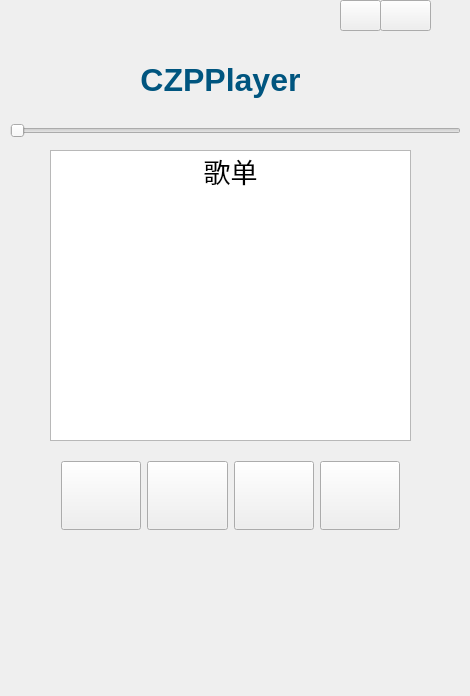
<?xml version="1.0" encoding="UTF-8"?>
<ui version="4.0">
 <class>Widget</class>
 <widget class="QWidget" name="Widget">
  <property name="geometry">
   <rect>
    <x>0</x>
    <y>0</y>
    <width>470</width>
    <height>696</height>
   </rect>
  </property>
  <property name="windowTitle">
   <string>Widget</string>
  </property>
  <property name="styleSheet">
   <string notr="true"/>
  </property>
  <widget class="QSlider" name="horizontalSlider">
   <property name="geometry">
    <rect>
     <x>10</x>
     <y>110</y>
     <width>451</width>
     <height>41</height>
    </rect>
   </property>
   <property name="minimumSize">
    <size>
     <width>40</width>
     <height>40</height>
    </size>
   </property>
   <property name="styleSheet">
    <string notr="true">selection-background-color: rgb(240, 240, 240);</string>
   </property>
   <property name="orientation">
    <enum>Qt::Horizontal</enum>
   </property>
  </widget>
  <widget class="QLabel" name="label">
   <property name="geometry">
    <rect>
     <x>40</x>
     <y>40</y>
     <width>361</width>
     <height>81</height>
    </rect>
   </property>
   <property name="minimumSize">
    <size>
     <width>40</width>
     <height>40</height>
    </size>
   </property>
   <property name="styleSheet">
    <string notr="true">font: 75 italic 9pt &quot;Algerian&quot;;</string>
   </property>
   <property name="text">
    <string>&lt;!DOCTYPE HTML PUBLIC &quot;-//W3C//DTD HTML 4.0//EN&quot; &quot;http://www.w3.org/TR/REC-html40/strict.dtd&quot;&gt;
&lt;html&gt;&lt;head&gt;&lt;meta name=&quot;qrichtext&quot; content=&quot;1&quot; /&gt;&lt;style type=&quot;text/css&quot;&gt;
p, li { white-space: pre-wrap; }
&lt;/style&gt;&lt;/head&gt;&lt;body style=&quot; font-family:'Algerian'; font-size:9pt; font-weight:72; font-style:italic;&quot;&gt;
&lt;p align=&quot;center&quot; style=&quot; margin-top:12px; margin-bottom:12px; margin-left:0px; margin-right:0px; -qt-block-indent:0; text-indent:0px;&quot;&gt;&lt;span style=&quot; font-family:'SimSun'; font-size:24pt; font-weight:600; font-style:normal; color:#00557f;&quot;&gt;CZPPlayer&lt;/span&gt;&lt;/p&gt;&lt;/body&gt;&lt;/html&gt;</string>
   </property>
  </widget>
  <widget class="QWidget" name="layoutWidget">
   <property name="geometry">
    <rect>
     <x>50</x>
     <y>450</y>
     <width>361</width>
     <height>91</height>
    </rect>
   </property>
   <layout class="QHBoxLayout" name="horizontalLayout">
    <item>
     <widget class="QPushButton" name="toolButton_Last">
      <property name="minimumSize">
       <size>
        <width>30</width>
        <height>30</height>
       </size>
      </property>
      <property name="maximumSize">
       <size>
        <width>150</width>
        <height>150</height>
       </size>
      </property>
      <property name="toolTip">
       <string>&lt;html&gt;&lt;head/&gt;&lt;body&gt;&lt;p align=&quot;center&quot;&gt;&lt;img src=&quot;:/images/back.png&quot;/&gt;&lt;/p&gt;&lt;/body&gt;&lt;/html&gt;</string>
      </property>
      <property name="styleSheet">
       <string notr="true">border-image: url(:/images/back.png);</string>
      </property>
      <property name="text">
       <string/>
      </property>
     </widget>
    </item>
    <item>
     <widget class="QPushButton" name="toolButton_Play">
      <property name="minimumSize">
       <size>
        <width>30</width>
        <height>30</height>
       </size>
      </property>
      <property name="maximumSize">
       <size>
        <width>150</width>
        <height>150</height>
       </size>
      </property>
      <property name="styleSheet">
       <string notr="true">border-image: url(:/images/pause.png);</string>
      </property>
      <property name="text">
       <string/>
      </property>
     </widget>
    </item>
    <item>
     <widget class="QPushButton" name="toolButton_Stop">
      <property name="minimumSize">
       <size>
        <width>30</width>
        <height>30</height>
       </size>
      </property>
      <property name="maximumSize">
       <size>
        <width>150</width>
        <height>150</height>
       </size>
      </property>
      <property name="styleSheet">
       <string notr="true">border-image: url(:/images/play.png);</string>
      </property>
      <property name="text">
       <string/>
      </property>
     </widget>
    </item>
    <item>
     <widget class="QPushButton" name="toolButton_Next">
      <property name="enabled">
       <bool>true</bool>
      </property>
      <property name="minimumSize">
       <size>
        <width>30</width>
        <height>30</height>
       </size>
      </property>
      <property name="maximumSize">
       <size>
        <width>150</width>
        <height>150</height>
       </size>
      </property>
      <property name="styleSheet">
       <string notr="true">border-image: url(:/images/next.png);</string>
      </property>
      <property name="text">
       <string/>
      </property>
     </widget>
    </item>
   </layout>
  </widget>
  <widget class="QListWidget" name="listWidget">
   <property name="geometry">
    <rect>
     <x>50</x>
     <y>150</y>
     <width>361</width>
     <height>291</height>
    </rect>
   </property>
   <property name="styleSheet">
    <string notr="true">border-image: url(:/images/background3.jpg);</string>
   </property>
   <item>
    <property name="text">
     <string>歌单</string>
    </property>
    <property name="toolTip">
     <string>歌单</string>
    </property>
    <property name="font">
     <font>
      <family>Agency FB</family>
      <pointsize>20</pointsize>
     </font>
    </property>
    <property name="textAlignment">
     <set>AlignHCenter|AlignVCenter|AlignCenter</set>
    </property>
    <property name="background">
     <brush brushstyle="NoBrush">
      <color alpha="255">
       <red>0</red>
       <green>85</green>
       <blue>255</blue>
      </color>
     </brush>
    </property>
   </item>
  </widget>
  <widget class="QPushButton" name="miniButton">
   <property name="geometry">
    <rect>
     <x>340</x>
     <y>0</y>
     <width>41</width>
     <height>31</height>
    </rect>
   </property>
   <property name="styleSheet">
    <string notr="true">border-image: url(:/images/mini.png);
</string>
   </property>
   <property name="text">
    <string/>
   </property>
  </widget>
  <widget class="QPushButton" name="closeButton">
   <property name="geometry">
    <rect>
     <x>380</x>
     <y>0</y>
     <width>51</width>
     <height>31</height>
    </rect>
   </property>
   <property name="styleSheet">
    <string notr="true">border-image: url(:/images/close.png);</string>
   </property>
   <property name="text">
    <string/>
   </property>
  </widget>
  <action name="action_Import">
   <property name="text">
    <string>导入本地歌曲</string>
   </property>
   <property name="shortcut">
    <string>Ctrl+I</string>
   </property>
  </action>
  <action name="action_Last">
   <property name="text">
    <string>上一首</string>
   </property>
   <property name="shortcut">
    <string>Ctrl+Left</string>
   </property>
  </action>
  <action name="action_Play">
   <property name="checked">
    <bool>false</bool>
   </property>
   <property name="text">
    <string>播放</string>
   </property>
   <property name="shortcut">
    <string>Ctrl+F4</string>
   </property>
  </action>
  <action name="action_Stop">
   <property name="text">
    <string>暂停</string>
   </property>
   <property name="shortcut">
    <string>Ctrl+F2</string>
   </property>
  </action>
  <action name="action_Next">
   <property name="text">
    <string>下一首</string>
   </property>
   <property name="shortcut">
    <string>Ctrl+Right</string>
   </property>
  </action>
  <action name="action_SoundPlus">
   <property name="text">
    <string>音量+(20%)</string>
   </property>
   <property name="shortcut">
    <string>Ctrl+Up</string>
   </property>
  </action>
  <action name="action_SoundReduce">
   <property name="text">
    <string>音量-(20%)</string>
   </property>
   <property name="shortcut">
    <string>Ctrl+Down</string>
   </property>
  </action>
  <action name="action_Support">
   <property name="text">
    <string>关于酷狗听听</string>
   </property>
   <property name="shortcut">
    <string>Ctrl+F1</string>
   </property>
  </action>
  <action name="action_About">
   <property name="text">
    <string>关于我们</string>
   </property>
   <property name="shortcut">
    <string>Ctrl+U</string>
   </property>
  </action>
  <action name="action_Quit">
   <property name="text">
    <string>退出</string>
   </property>
   <property name="shortcut">
    <string>Ctrl+Q</string>
   </property>
  </action>
  <action name="action_Mode1">
   <property name="text">
    <string>循环播放</string>
   </property>
   <property name="shortcut">
    <string>Ctrl+1</string>
   </property>
  </action>
  <action name="action_Mode2">
   <property name="text">
    <string>随机播放</string>
   </property>
   <property name="shortcut">
    <string>Ctrl+2</string>
   </property>
  </action>
  <action name="action_Mode3">
   <property name="text">
    <string>单曲循环</string>
   </property>
   <property name="shortcut">
    <string>Ctrl+3</string>
   </property>
  </action>
  <action name="action_Mode4">
   <property name="text">
    <string>随机播放</string>
   </property>
   <property name="shortcut">
    <string>Ctrl+4</string>
   </property>
  </action>
  <zorder>layoutWidget</zorder>
  <zorder>horizontalSlider</zorder>
  <zorder>label</zorder>
  <zorder>listWidget</zorder>
  <zorder>miniButton</zorder>
  <zorder>closeButton</zorder>
 </widget>
 <layoutdefault spacing="6" margin="11"/>
 <resources/>
 <connections/>
</ui>
